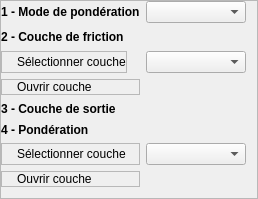
                   <widget class="QFrame" name="frame_22">
                    <property name="frameShape">
                     <enum>QFrame::StyledPanel</enum>
                    </property>
                    <property name="frameShadow">
                     <enum>QFrame::Raised</enum>
                    </property>
                    <layout class="QGridLayout" name="gridLayout_2">
                     <property name="leftMargin">
                      <number>0</number>
                     </property>
                     <property name="topMargin">
                      <number>0</number>
                     </property>
                     <item row="0" column="0">
                      <widget class="QLabel" name="pondMode">
                       <property name="sizePolicy">
                        <sizepolicy hsizetype="Fixed" vsizetype="Fixed">
                         <horstretch>0</horstretch>
                         <verstretch>0</verstretch>
                        </sizepolicy>
                       </property>
                       <property name="minimumSize">
                        <size>
                         <width>0</width>
                         <height>16</height>
                        </size>
                       </property>
                       <property name="font">
                        <font>
                         <weight>75</weight>
                         <bold>true</bold>
                        </font>
                       </property>
                       <property name="text">
                        <string>1 - Mode de pondération</string>
                       </property>
                      </widget>
                     </item>
                     <item row="0" column="1">
                      <widget class="QComboBox" name="pondModeCombo">
                       <property name="sizePolicy">
                        <sizepolicy hsizetype="Expanding" vsizetype="Fixed">
                         <horstretch>0</horstretch>
                         <verstretch>0</verstretch>
                        </sizepolicy>
                       </property>
                       <property name="minimumSize">
                        <size>
                         <width>100</width>
                         <height>16</height>
                        </size>
                       </property>
                      </widget>
                     </item>
                     <item row="1" column="0">
                      <widget class="QLabel" name="selectionLayerLabel_2">
                       <property name="minimumSize">
                        <size>
                         <width>0</width>
                         <height>16</height>
                        </size>
                       </property>
                       <property name="font">
                        <font>
                         <weight>75</weight>
                         <bold>true</bold>
                        </font>
                       </property>
                       <property name="text">
                        <string>2 - Couche de friction</string>
                       </property>
                      </widget>
                     </item>
                     <item row="2" column="0" alignment="Qt::AlignLeft">
                      <widget class="QFrame" name="frame_29">
                       <property name="frameShape">
                        <enum>QFrame::StyledPanel</enum>
                       </property>
                       <property name="frameShadow">
                        <enum>QFrame::Raised</enum>
                       </property>
                       <layout class="QHBoxLayout" name="horizontalLayout_14">
                        <property name="spacing">
                         <number>3</number>
                        </property>
                        <property name="leftMargin">
                         <number>0</number>
                        </property>
                        <property name="topMargin">
                         <number>0</number>
                        </property>
                        <property name="rightMargin">
                         <number>0</number>
                        </property>
                        <property name="bottomMargin">
                         <number>0</number>
                        </property>
                        <item>
                         <spacer name="horizontalSpacer_8">
                          <property name="orientation">
                           <enum>Qt::Horizontal</enum>
                          </property>
                          <property name="sizeType">
                           <enum>QSizePolicy::Fixed</enum>
                          </property>
                          <property name="sizeHint" stdset="0">
                           <size>
                            <width>15</width>
                            <height>13</height>
                           </size>
                          </property>
                         </spacer>
                        </item>
                        <item>
                         <widget class="QLabel" name="pondFrictLayerComboLabel">
                          <property name="sizePolicy">
                           <sizepolicy hsizetype="Fixed" vsizetype="Fixed">
                            <horstretch>0</horstretch>
                            <verstretch>0</verstretch>
                           </sizepolicy>
                          </property>
                          <property name="minimumSize">
                           <size>
                            <width>0</width>
                            <height>13</height>
                           </size>
                          </property>
                          <property name="text">
                           <string>Sélectionner couche</string>
                          </property>
                         </widget>
                        </item>
                       </layout>
                      </widget>
                     </item>
                     <item row="2" column="1">
                      <widget class="QgsMapLayerComboBox" name="pondFrictLayerCombo">
                       <property name="sizePolicy">
                        <sizepolicy hsizetype="Expanding" vsizetype="Fixed">
                         <horstretch>0</horstretch>
                         <verstretch>0</verstretch>
                        </sizepolicy>
                       </property>
                       <property name="minimumSize">
                        <size>
                         <width>100</width>
                         <height>13</height>
                        </size>
                       </property>
                      </widget>
                     </item>
                     <item row="3" column="0">
                      <widget class="QFrame" name="frame_36">
                       <property name="frameShape">
                        <enum>QFrame::StyledPanel</enum>
                       </property>
                       <property name="frameShadow">
                        <enum>QFrame::Raised</enum>
                       </property>
                       <layout class="QHBoxLayout" name="horizontalLayout_22">
                        <property name="spacing">
                         <number>3</number>
                        </property>
                        <property name="leftMargin">
                         <number>0</number>
                        </property>
                        <property name="topMargin">
                         <number>0</number>
                        </property>
                        <property name="rightMargin">
                         <number>0</number>
                        </property>
                        <property name="bottomMargin">
                         <number>0</number>
                        </property>
                        <item>
                         <spacer name="horizontalSpacer_26">
                          <property name="orientation">
                           <enum>Qt::Horizontal</enum>
                          </property>
                          <property name="sizeType">
                           <enum>QSizePolicy::Fixed</enum>
                          </property>
                          <property name="sizeHint" stdset="0">
                           <size>
                            <width>15</width>
                            <height>13</height>
                           </size>
                          </property>
                         </spacer>
                        </item>
                        <item>
                         <widget class="QLabel" name="pondFrictLayerLabel">
                          <property name="text">
                           <string>Ouvrir couche</string>
                          </property>
                         </widget>
                        </item>
                       </layout>
                      </widget>
                     </item>
                     <item row="3" column="1">
                      <widget class="QgsFileWidget" name="pondFrictLayer">
                       <property name="sizePolicy">
                        <sizepolicy hsizetype="Expanding" vsizetype="Fixed">
                         <horstretch>0</horstretch>
                         <verstretch>0</verstretch>
                        </sizepolicy>
                       </property>
                       <property name="minimumSize">
                        <size>
                         <width>0</width>
                         <height>13</height>
                        </size>
                       </property>
                      </widget>
                     </item>
                     <item row="4" column="0">
                      <widget class="QLabel" name="pondOutLayerLabel">
                       <property name="sizePolicy">
                        <sizepolicy hsizetype="Fixed" vsizetype="Fixed">
                         <horstretch>0</horstretch>
                         <verstretch>0</verstretch>
                        </sizepolicy>
                       </property>
                       <property name="minimumSize">
                        <size>
                         <width>0</width>
                         <height>16</height>
                        </size>
                       </property>
                       <property name="font">
                        <font>
                         <weight>75</weight>
                         <bold>true</bold>
                        </font>
                       </property>
                       <property name="text">
                        <string>3 - Couche de sortie</string>
                       </property>
                      </widget>
                     </item>
                     <item row="4" column="1">
                      <widget class="QgsFileWidget" name="pondOutLayer">
                       <property name="sizePolicy">
                        <sizepolicy hsizetype="Expanding" vsizetype="Fixed">
                         <horstretch>0</horstretch>
                         <verstretch>0</verstretch>
                        </sizepolicy>
                       </property>
                       <property name="minimumSize">
                        <size>
                         <width>100</width>
                         <height>16</height>
                        </size>
                       </property>
                      </widget>
                     </item>
                     <item row="5" column="0">
                      <widget class="QLabel" name="pondPondLabel">
                       <property name="font">
                        <font>
                         <weight>75</weight>
                         <bold>true</bold>
                        </font>
                       </property>
                       <property name="text">
                        <string>4 - Pondération</string>
                       </property>
                      </widget>
                     </item>
                     <item row="6" column="0">
                      <widget class="QFrame" name="frame_30">
                       <property name="frameShape">
                        <enum>QFrame::StyledPanel</enum>
                       </property>
                       <property name="frameShadow">
                        <enum>QFrame::Raised</enum>
                       </property>
                       <layout class="QHBoxLayout" name="horizontalLayout_16">
                        <property name="spacing">
                         <number>3</number>
                        </property>
                        <property name="leftMargin">
                         <number>0</number>
                        </property>
                        <property name="topMargin">
                         <number>0</number>
                        </property>
                        <property name="rightMargin">
                         <number>0</number>
                        </property>
                        <property name="bottomMargin">
                         <number>0</number>
                        </property>
                        <item>
                         <spacer name="horizontalSpacer_9">
                          <property name="orientation">
                           <enum>Qt::Horizontal</enum>
                          </property>
                          <property name="sizeType">
                           <enum>QSizePolicy::Fixed</enum>
                          </property>
                          <property name="sizeHint" stdset="0">
                           <size>
                            <width>15</width>
                            <height>13</height>
                           </size>
                          </property>
                         </spacer>
                        </item>
                        <item>
                         <widget class="QLabel" name="pondLayerComboLabel">
                          <property name="text">
                           <string>Sélectionner couche</string>
                          </property>
                         </widget>
                        </item>
                       </layout>
                      </widget>
                     </item>
                     <item row="6" column="1">
                      <widget class="QgsMapLayerComboBox" name="pondLayerCombo"/>
                     </item>
                     <item row="7" column="0">
                      <widget class="QFrame" name="frame_31">
                       <property name="frameShape">
                        <enum>QFrame::StyledPanel</enum>
                       </property>
                       <property name="frameShadow">
                        <enum>QFrame::Raised</enum>
                       </property>
                       <layout class="QHBoxLayout" name="horizontalLayout_17">
                        <property name="spacing">
                         <number>3</number>
                        </property>
                        <property name="leftMargin">
                         <number>0</number>
                        </property>
                        <property name="topMargin">
                         <number>0</number>
                        </property>
                        <property name="rightMargin">
                         <number>0</number>
                        </property>
                        <property name="bottomMargin">
                         <number>0</number>
                        </property>
                        <item>
                         <spacer name="horizontalSpacer_24">
                          <property name="orientation">
                           <enum>Qt::Horizontal</enum>
                          </property>
                          <property name="sizeType">
                           <enum>QSizePolicy::Fixed</enum>
                          </property>
                          <property name="sizeHint" stdset="0">
                           <size>
                            <width>15</width>
                            <height>13</height>
                           </size>
                          </property>
                         </spacer>
                        </item>
                        <item>
                         <widget class="QLabel" name="pondLayerLabel">
                          <property name="text">
                           <string>Ouvrir couche</string>
                          </property>
                         </widget>
                        </item>
                       </layout>
                      </widget>
                     </item>
                     <item row="7" column="1">
                      <widget class="QgsFileWidget" name="pondLayer"/>
                     </item>
                    </layout>
                   </widget>
